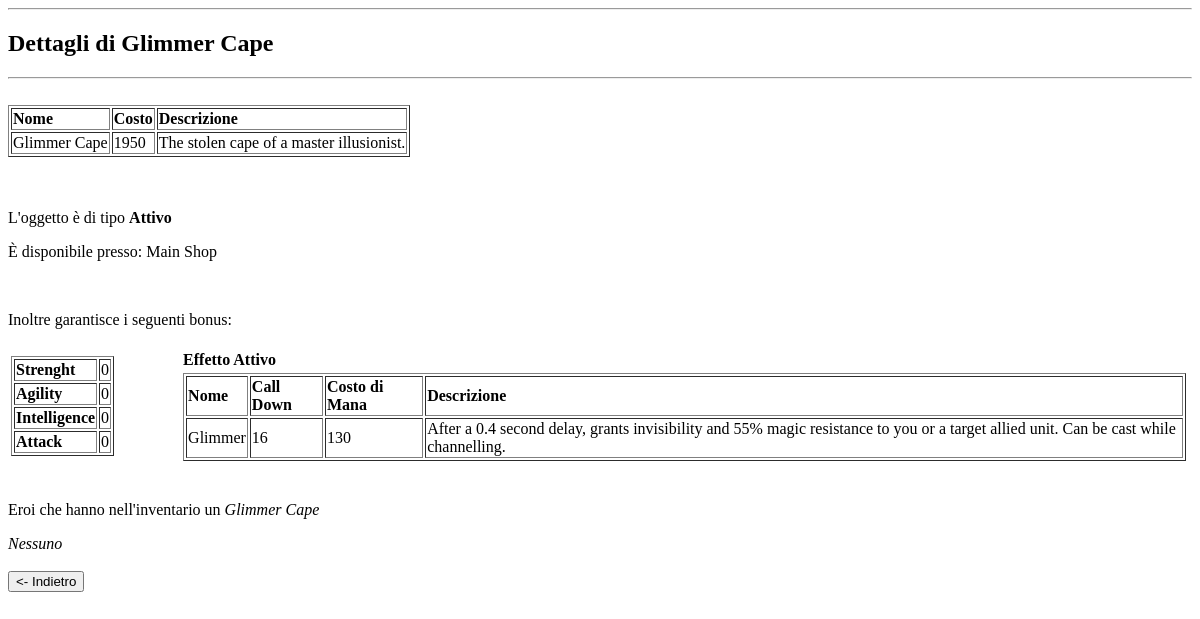
/php/oggetti/dettaglio.php?item_name=Glimmer Cape, run on the app's committed database.
### tables this page shows
CREATE TABLE Oggetti (
	nome varchar(20) primary key,
	costo  smallint not null,
	descrizione varchar(512),
	tipo varchar(20),

	bonus_str float default 0,
	bonus_agl float default 0,
	bonus_int float default 0,
	bonus_atk float default 0
);

CREATE TABLE EffettiAttivi (
	nome varchar(20) primary key,
	descrizione varchar(512),
	CD float,
	mana_cost smallint,

	oggetto varchar(20),

	foreign key (oggetto) references Oggetti(nome) on delete cascade on update cascade
);

### php/librerie/query.php (called while the page is built, shortened)
<?php
function disp_oggetto($nome_oggetto) {
	$qr="
	select negozio
	from Disponibilita
	where oggetto=\"$nome_oggetto\";
	";
	return $qr;
}
?>

### php/librerie/html_lib.php (the view, shortened to what this page needs)
<?php
function page_start($title,$relcss) {
echo<<<END
<!DOCTYPE html PUBLIC "-//W3C//DTD XHTML 1.0 Strict//EN" "http://www.w3.org/TR/xhtml1/DTD/xhtml1-strict.dtd">
<html xmlns="http://www.w3.org/1999/xhtml"  xml:lang="it" lang="it">
	<head>
		<title>$title</title>
		<link rel="stylesheet" type="text/css" href="$relcss">
	</head>
	<body>
		<hr />
		<h2>$title</h2>
		<hr />
END;
}
function page_end() {
 echo<<<END
	</body>
</html>
END;
}
function br($x=1) {
	for ($i=0; $i<$x; $i++) {
		echo '<br />';
	}
}
function paragraph($str) {
	echo "<p>$str</p>";
}
function b($str,$i=0) {
	if($i==0) echo "<b>$str</b>";
	else return "<b>$str</b>";
}
function formattazione_start() {echo "<table>";}
function formattazione_end() {echo "</table>";}
function riga_start() {echo "<tr>";}
function riga_end() {echo "</tr>";}
function area_start() {echo "<td>";}
function area_end() {echo "</td>";}
function pad($i) {	echo "<td><table cellpadding=\"$i\"><tr><td></td></tr></table></td>";}
function table_start() {echo "<table border=\"1\">";}
function table_heading($arr) {
	echo "<tr>";
	foreach ($arr as $key => $val) {
		echo "<td><b>$key</b></td>";
	}
	echo "</tr>";
}
function table_row($arr) {
	echo "<tr>";
	foreach ($arr as $val) {
		echo "<td>$val</td>";
	}
	echo "</tr>";
}
function tabularize($quey_result) {
	table_start();
	for ($i=0; $i<mysql_num_rows($quey_result) ; $i++) {
		$row=mysql_fetch_assoc($quey_result);
		if ($i==0) table_heading($row);
		table_row($row);
	}
	table_end();
}
function table_end() {echo"</table>";}
?>

### php/librerie/style.css (style rules this page uses)
body { background-image: url("http://www.siwallpaper.com/wp-content/uploads/2015/04/dota_2_logo_desktop_background_wallpaper_12.jpg"); background-size: 100%; }

### data on the page
oggetti: nome "Glimmer Cape", costo "1950", descrizione "The stolen cape of a master illusionist."
effettiattivi: nome "Glimmer", CD "16", mana_cost "130", descrizione "After a 0.4 second delay, grants invisibility and 55% magic resistance to you or a target allied unit. Can be cast while channelling."

### other printed values
$title "Dettagli di Glimmer Cape"
$key "Nome"
$key "Costo"
$key "Descrizione"
$str "L'oggetto è di tipo Attivo È disponibile presso: Main Shop Inoltre garantisce i seguenti bonus: Eroi che hanno nell'inventario un Glimmer Cape"
$val "Strenght"
$val "0"
$val "Agility"
$val "Intelligence"
$val "Attack"
$str "Effetto Attivo"
$key "Call Down"
$key "Costo di Mana"
